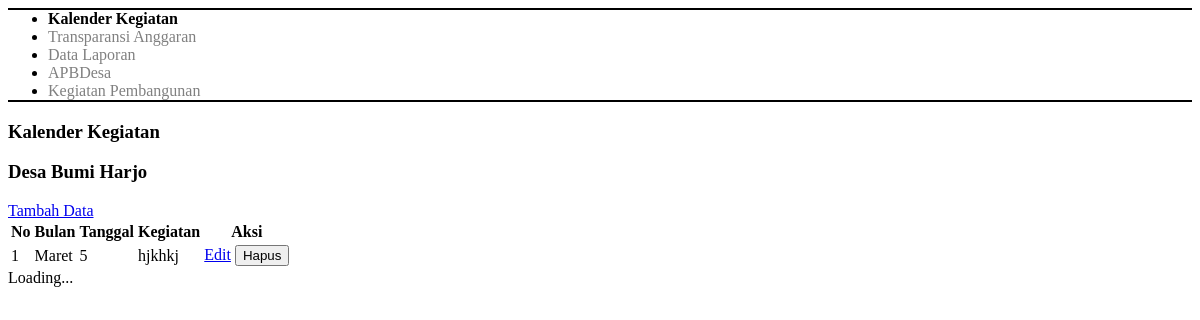
Before: /admin/transparansi/transparansi.php with the older database file.
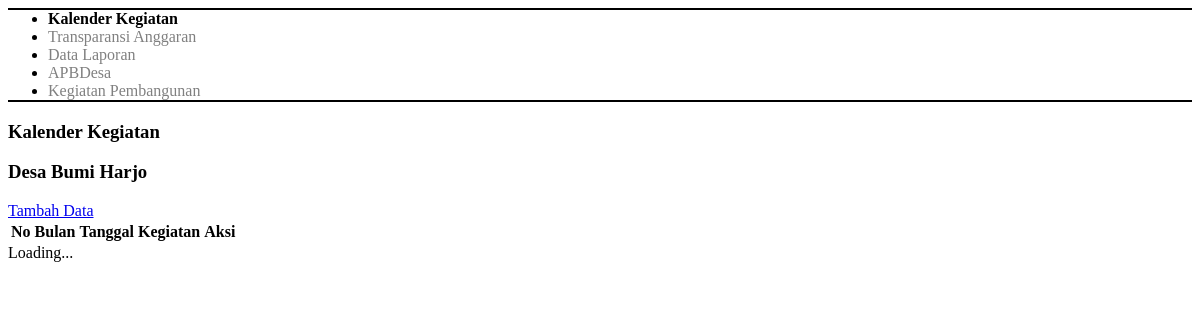
After: the same page with the newer database file.
### tables this page shows
CREATE TABLE `tb_kalender_kegiatan` (
  `id_kegiatan` int NOT NULL COMMENT 'Primary Key',
  `bulan` varchar(255) DEFAULT NULL,
  `tanggal` varchar(255) DEFAULT NULL,
  `kegiatan` varchar(255) DEFAULT NULL
);

### admin/transparansi/kalender_kegiatan.php (the view, shortened to what this page needs)
<?php
include $_SERVER['DOCUMENT_ROOT'] . '/db_connect.php';
$sql = "SELECT * FROM tb_kalender_kegiatan";
$result = $conn->query($sql);
$kalenderKegiatan = [];
while ($row = $result->fetch_assoc()) {
    $kalenderKegiatan[] = $row;
}
?>
<div class="d-flex flex-column">
    <div class="d-flex flex-column text-center">
        <h3 class="fw-bold">Kalender Kegiatan</h3>
        <h3>Desa Bumi Harjo</h3>
        <div class="d-flex flex-row justify-content-end my-2">
            <a href="/admin/admin_dashboard.php?page=transparansi/transparansi&subpage=kalender_kegiatan/tambah_data_kalender_kegiatan" class="fw-bold text-decoration-none text-success" id="tambah-data-link">Tambah Data</a>
        </div>
        <table class="table table-bordered">
            <thead>
                <tr>
                    <th>No</th>
                    <th>Bulan</th>
                    <th>Tanggal</th>
                    <th>Kegiatan</th>
                    <th>Aksi</th>
                </tr>
            </thead>
            <tbody>
                <?php foreach ($kalenderKegiatan as $index => $kegiatan): ?>
                    <tr>
                        <td><?= $index + 1; ?></td>
                        <td><?= htmlspecialchars($kegiatan['bulan']); ?></td>
                        <td><?= htmlspecialchars($kegiatan['tanggal']); ?></td>
                        <td><?= htmlspecialchars($kegiatan['kegiatan']); ?></td>
                        <td>
                            <a href="/admin/admin_dashboard.php?page=transparansi/transparansi&subpage=kalender_kegiatan/edit_data_kalender_kegiatan&id=<?= $kegiatan['id_kegiatan']; ?>" class="btn btn-primary btn-sm">Edit</a>
                            <form method="POST" onsubmit="return confirm('Apakah Anda yakin ingin menghapus data ini?');" style="display:inline;">
                                <button type="submit" class="btn btn-danger btn-sm">Hapus</button>
                            </form>
                        </td>
                    </tr>
                <?php endforeach; ?>
            </tbody>
        </table>
    </div>
</div>
<div id="loading-spinner" style="display:none;">Loading...</div>

Changed rows visible on the page:
removed tb_kalender_kegiatan: bulan "Maret", tanggal "5", kegiatan "hjkhkj"
